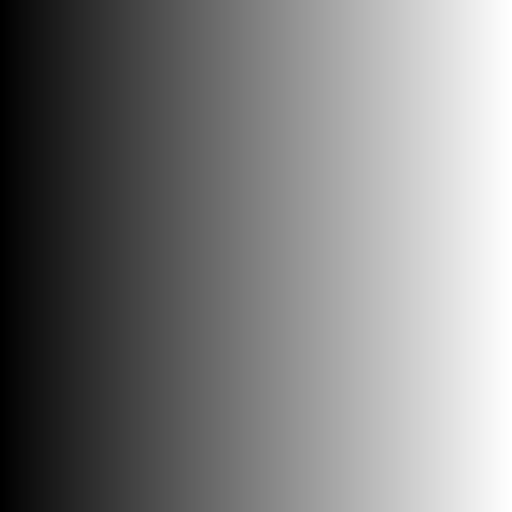
#> input picture ch03/Images/Fig0307(a)(intensity_ramp).tif, 512 x 512 px, found by its file name
$ python ex03_PowerLow.py
#> lines starting #> are read from the running program, lines starting #| are printed output that depends on the picture; after the words box and inside, x2 and y2 are one past the last pixel; in counts of white or black regions, pixels touching at a corner belong together
# 감마 보정
import numpy as np
import cv2
import os

def load_and_transform_image(image_path):
    original_image = cv2.imread(image_path, cv2.IMREAD_GRAYSCALE)
#> original_image is the input picture: shape (512, 512); min 0, max 255, mean 127.5

    # 감마 변환
    gamma = 0.4
    c_gamma = 255 / np.power(np.max(original_image), gamma)
#> c_gamma = 27.79
    gamma_transformed = c_gamma * np.power(original_image, gamma)
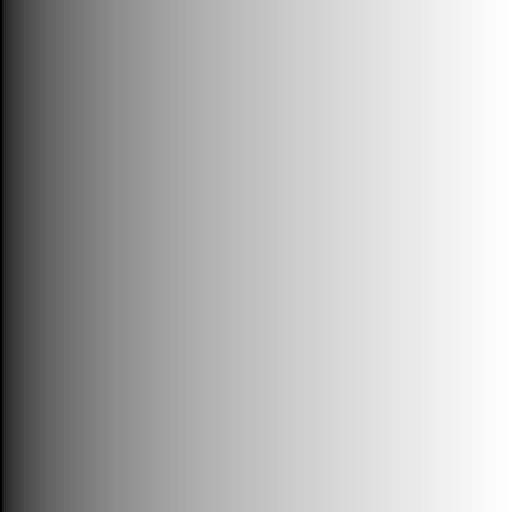
#> gamma_transformed: shape (512, 512) float64; min 0, max 255, mean 181.9
    transformed_image = gamma_transformed.astype(np.uint8)
    return original_image, transformed_image

def imshow_images(original_image, transformed_image):
    margin = np.full((50, original_image.shape[1]), 255, dtype=np.uint8)
    original_image =  np.vstack((margin, original_image))
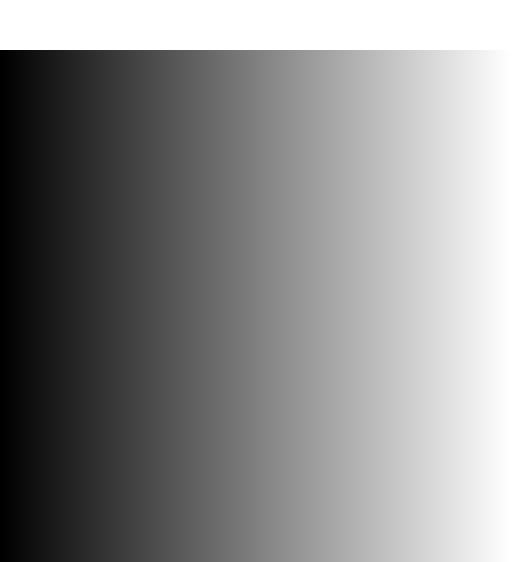
#> original_image: shape (562, 512); min 0, max 255, mean 138.8
    transformed_image = np.vstack((margin, transformed_image))
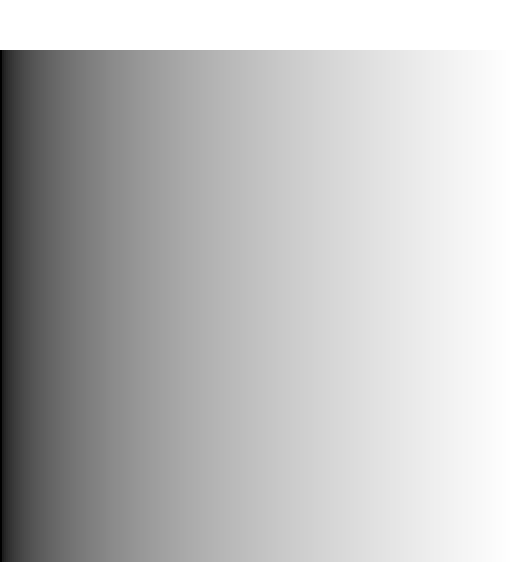
#> transformed_image: shape (562, 512); min 0, max 255, mean 187.9
    cv2.putText(original_image, "original_image", (10,30), cv2.FONT_HERSHEY_SIMPLEX, 1 , 0, 2, cv2.LINE_AA)
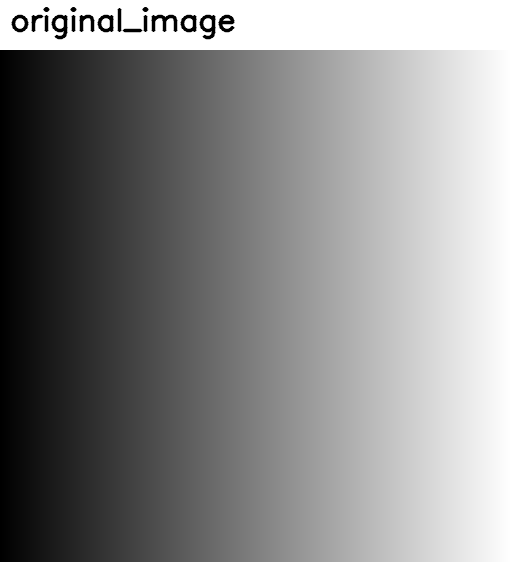
#> original_image: shape (562, 512); 0.93% of pixels changed, all inside (x1, y1, x2, y2) = (11, 7, 235, 40)
    cv2.putText(transformed_image, "Gamma_image (0.4)", (10,30), cv2.FONT_HERSHEY_SIMPLEX, 1 , 0, 2, cv2.LINE_AA)
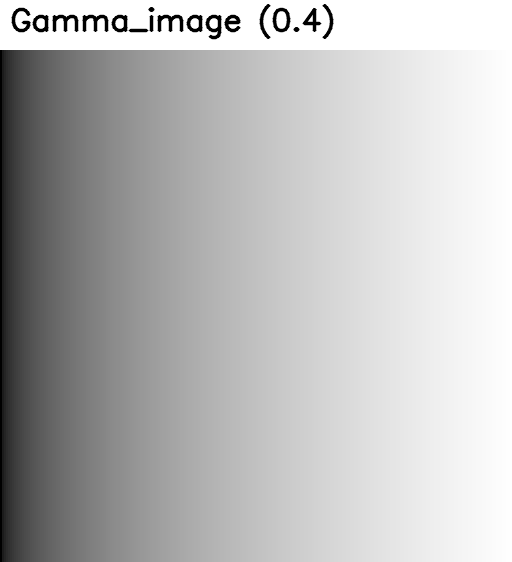
#> transformed_image: shape (562, 512); 1.24% of pixels changed, all inside (x1, y1, x2, y2) = (11, 4, 334, 40)

    margin = np.full((original_image.shape[0], 50), 255, dtype=np.uint8)
    combined_image = np.hstack((margin, original_image, margin, transformed_image, margin))
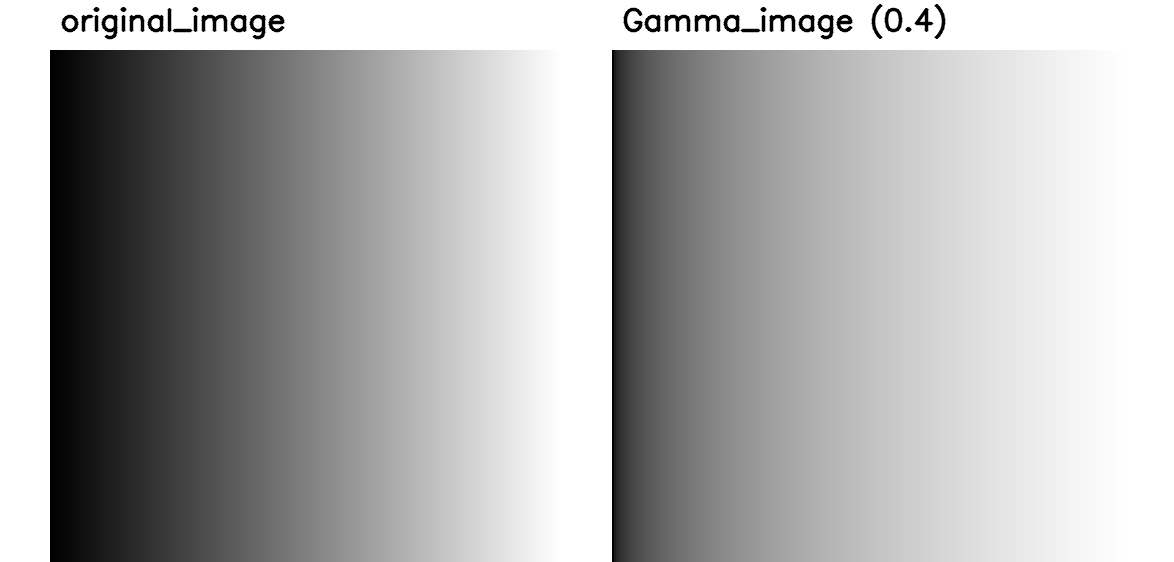
#> combined_image: shape (562, 1174); min 0, max 255, mean 173.4
    margin = np.full((50, combined_image.shape[1]), 255, dtype=np.uint8)
    combined_image = np.vstack((margin,margin, combined_image, margin))
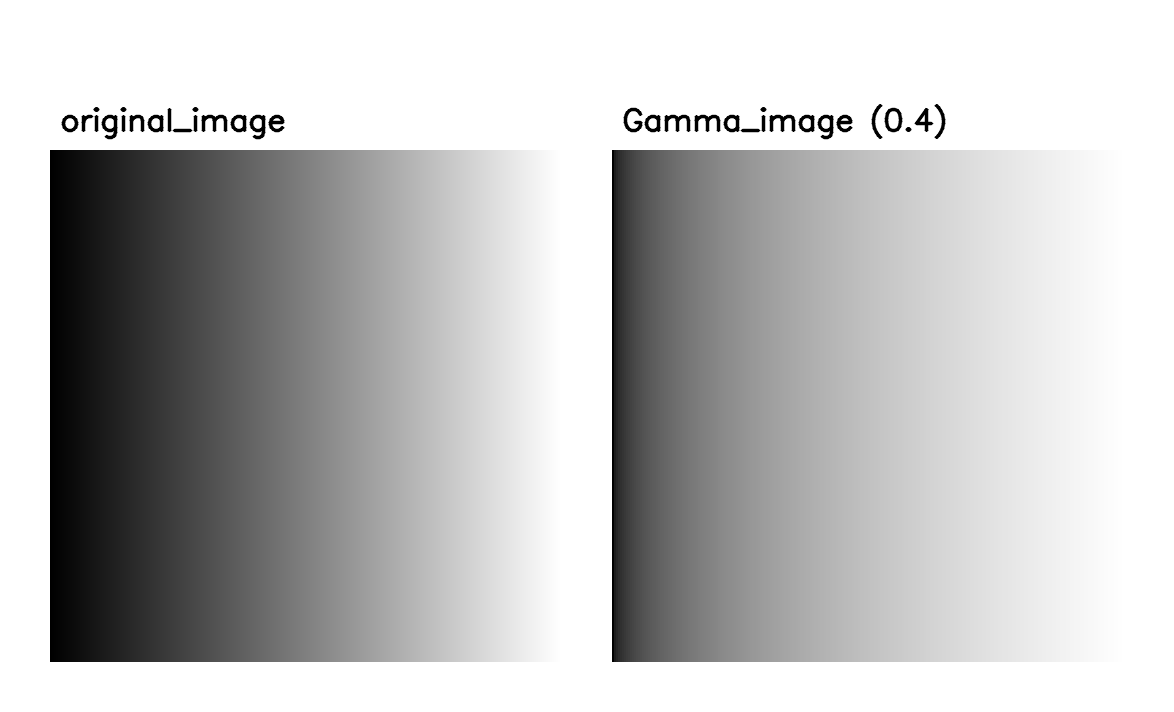
#> combined_image: shape (712, 1174); min 0, max 255, mean 190.6


    cv2.imshow('Combined Images', combined_image)

    while True:
        key = cv2.waitKey()
#> (key Esc is pressed here)

        # 's' 키가 눌렸다면
        if key == ord('s'):
            # 이미지 저장
            script_name = os.path.basename(__file__)
            save_name = os.path.splitext(script_name)[0] + '_result.jpg'
            cv2.imwrite(f'ch03\\Result\\{save_name}', combined_image)
            print("Image saved as 'saved_image.jpg'")
        else:
            cv2.destroyAllWindows()  # 모든 창을 닫음
            break

image_path = r'ch03\Images\Fig0307(a)(intensity_ramp).tif'  # 이미지 경로 설정
original_image, transformed_image = load_and_transform_image(image_path)
imshow_images(original_image, transformed_image)
